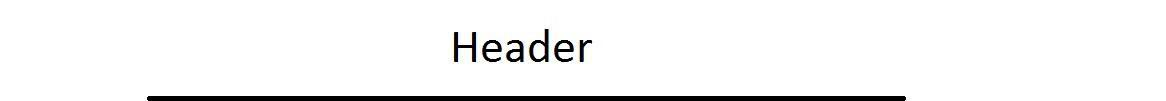
#> input picture test/out/segments/testimg_0_h.jpg, 1166 x 101 px; its folder holds only this picture in this run
$ python crass_utest.py --input test/out/segments/testimg_0_h.jpg   (older library calls are emulated)
#> lines starting #> are read from the running program, lines starting #| are printed output that depends on the picture; after the words box and inside, x2 and y2 are one past the last pixel; in counts of white or black regions, pixels touching at a corner belong together
### crass.py
#!/usr/bin/env python
###################### INFORMATION ##############################
#          crass-Addin to crop and splice segments of an image
#          optional preprocess: deskew
#Program:  **crass**
#Info:     **Python 2.7**
#Author:   **Jan Kamlah**
#Date:     **13.06.2017**
####################### IMPORT ##################################
import argparse
import copy
import glob
import logging
import multiprocessing
import os
import warnings

import numpy as np
import scipy.misc as misc
import skimage as ski
import skimage.color as color
import skimage.filters.thresholding as th
import skimage.morphology as morph
import skimage.transform as transform
from scipy.ndimage import measurements
from skimage.io import imread, imsave


####################### CMD-PARSER-SETTINGS ########################
def get_parser():
    parser = argparse.ArgumentParser(description="Crop And Splice Segments (CRASS) of an image based on black (separator-)lines")
    parser.add_argument("--input", type=str, default="",
                        help='Input file or folder')

    parser.add_argument("--extension", type=str, choices=["bmp","jpg","png","tif"], default="jpg", help='Extension of the files, default: %(default)s')

    parser.add_argument('-A', '--addstartheightab', type=float, default=0.01, choices=np.arange(-1.0, 1.0), help='Add some pixel for the clipping mask of segments a&b (startheight), default: %(default)s')
    parser.add_argument('-a', '--addstopheightab', type=float, default=0.011, choices=np.arange(-1.0, 1.0),help='Add some pixel for the clipping mask of segments a&b (stopheight), default: %(default)s')
    parser.add_argument('-C', '--addstartheightc', type=float, default=-0.005, choices=np.arange(-1.0, 1.0),help='Add some pixel for the clipping mask of segment c (startheight), default: %(default)s')
    parser.add_argument('-c', '--addstopheightc', type=float, default=0.0, choices=np.arange(-1.0, 1.0),help='Add some pixel for the clipping mask of segment c (stopheight), default: %(default)s')
    parser.add_argument('--bgcolor', type=int, default=1,help='Backgroundcolor of the splice image (for "uint8": 0=black,...255=white): %(default)s')
    parser.add_argument('--crop', action="store_false", help='cropping paper into segments')
    parser.add_argument("--croptypes", type=str, nargs='+', choices=['a', 'b', 'c', 'f', 'h'],
                        default=['a', 'b', 'c', 'f', 'h'],
                        help='Types to be cropped out, default: %(default)s')
    parser.add_argument('--cutwhite', action="store_true",
                        help='Cut a white area on the left side of the image')
    parser.add_argument('--deskew', action="store_false", help='preprocessing: deskewing the paper')
    parser.add_argument('--deskewlinesize', type=float, default=0.8, choices=np.arange(0.1, 1.0),
                        help='Percantage of the horizontal line to compute the deskewangle: %(default)s')
    parser.add_argument('--deskewonly', action="store_true",
                        help='Only deskew the image')
    parser.add_argument('--tablesplit', action="store_true",
                        help='Split a table with coordinates')
    parser.add_argument('--tablesplice', action="store_true",
                        help='Split a table with coordinates and merge among themselve')
    parser.add_argument("--tablewidth", type=int, default=2700,
                        help='Tablesplit/splice parameter, size of the table in pixel.')
    parser.add_argument("--tablemaxdiff", type=int, default=200,
                        help='Tablesplit/splice parameter, max range from tablestart to the right.')
    parser.add_argument("--tablecolumns", type=int, default=3,
                        help='Tablesplit/splice parameter, number of columns.')
    parser.add_argument("--tableoffset", type=int, default=10,
                        help='Tablesplit/splice parameter, offset of the spliced parts.')
    parser.add_argument("--binary_dilation", type=int, choices=[0, 1, 2, 3], default=0,
                        help='Dilate x-times the binarized areas.')
    parser.add_argument("--horlinepos", type=int, choices=[0, 1, 2, 3], default=0,
                        help='Position of the horizontal line(0:top, 1:right,2:bottom,3:left), default: %(default)s')
    parser.add_argument("--horlinetype", type=int, choices=[0, 1], default=0,
                        help='Type of the horizontal line (0:header, 1:footer), default: %(default)s')
    parser.add_argument("--imgmask", type=float, nargs=4, default=[0.0,1.0,0.0,1.0], help='Set a mask that only a specific part of the image will be computed, arguments =  Heightstart, Heightend, Widthstart, Widthend')
    parser.add_argument('--minwidthmask', type=float, default=0.06, choices=np.arange(0, 0.5),
                        help='min widthdistance of all masks, default: %(default)s')
    parser.add_argument('--minwidthhor', type=float, default=0.3, choices=np.arange(0, 1.0), help='minwidth of the horizontal lines, default: %(default)s')
    parser.add_argument('--maxwidthhor', type=float, default=0.95,choices=np.arange(-1.0, 1.0), help='maxwidth of the horizontal lines, default: %(default)s')
    parser.add_argument('--minheighthor', type=float, default=0.00, choices=np.arange(0, 1.0), help='minheight of the horizontal lines, default: %(default)s')
    parser.add_argument('--maxheighthor', type=float, default=0.95, choices=np.arange(0, 1.0), help='maxheight of the horizontal lines, default: %(default)s')
    parser.add_argument('--minheighthormask', type=float, default=0.04, choices=np.arange(0, 1.0), help='minheight of the horizontal lines mask (search area), default: %(default)s')
    parser.add_argument('--maxheighthormask', type=float, default=0.95, choices=np.arange(0, 1.0), help='maxheight of the horizontal lines mask (search area), default: %(default)s')
    parser.add_argument('--minheightver', type=float, default=0.0375, choices=np.arange(0, 1.0), help='minheight of the vertical lines, default: %(default)s')  # Value of 0.035 is tested (before 0.05)
    parser.add_argument('--maxheightver', type=float, default=0.95, choices=np.arange(0, 1.0), help='maxheightof the vertical lines, default: %(default)s')
    parser.add_argument('--minwidthver', type=float, default=0.00, choices=np.arange(0, 1.0), help='minwidth of the vertical lines, default: %(default)s')
    parser.add_argument('--maxwidthver', type=float, default=0.022, choices=np.arange(0, 1.0), help='maxwidth of the vertical lines, default: %(default)s')
    parser.add_argument('--minwidthvermask', type=float, default=0.35, choices=np.arange(0, 1.0), help='minwidth of the vertical lines mask (search area), default: %(default)s')
    parser.add_argument('--maxwidthvermask', type=float, default=0.75, choices=np.arange(0, 1.0), help='maxwidth of the vertical lines mask (search area), default: %(default)s')
    parser.add_argument('--maxgradientver', type=float, default=0.05, choices=np.arange(0, 1.0), help='max gradient of the vertical lines: %(default)s')
    # 0.016
    parser.add_argument('--minsizeblank', type=float, default=0.015, choices=np.arange(0, 1.0), help='min size of the blank area between to vertical lines, default: %(default)s')
    parser.add_argument('--minsizeblankobolustop', type=float, default=0.014, choices=np.arange(0, 1.0),help='min size of the blank area between to vertical lines, default: %(default)s')
    parser.add_argument('--nomnumber', type=int, default=4,help='Sets the quantity of numbers in the nomenclature (for "4": 000x_imagename): %(default)s')
    parser.add_argument('--parallel', type=int, default=1, help="number of CPUs to use, default: %(default)s")
    parser.add_argument('--ramp', default=None, help='activates the function whiteout')
    parser.add_argument('--adaptingmasksoff', action="store_true", help='deactivates adapting maskalgorithm')
    parser.add_argument('--showmasks', action="store_false", help='output an image with colored masks')
    parser.add_argument('--specialnomoff', action="store_false", help='Disable the special nomenclature for the AKF-Project!')
    parser.add_argument('--splice', action="store_false", help='splice the cropped segments')
    parser.add_argument("--splicetypes", type=str, nargs='+', choices=['a', 'b', 'c', 'f', 'h'],
                        default=['a', 'b', 'c'],
                        help='Segmenttypes to be spliced, default: %(default)s')
    parser.add_argument("--splicemaintype", type=str, choices=['a', 'b', 'c', 'f', 'h'], default='c',
                        help='Segmenttype that indicates a new splice process, default: %(default)s')

    parser.add_argument('--splicemaintypestop', action="store_true",
                        help='The maintype of splicetyps will be placed on the end')
    parser.add_argument('--threshwindow', type=int, default=31, help='Size of the window (binarization): %(default)s')
    parser.add_argument('--threshweight', type=float, default=0.2, choices=np.arange(0, 1.0), help='Weight the effect of the standard deviation (binarization): %(default)s')
    parser.add_argument('--woblankstop', action="store_true",
                        help='Deactivates the whiteout of the blank parts for the a & b parts, this will lead to less memory usage.')
    parser.add_argument('-q', '--quiet', action='store_true', help='be less verbose, default: %(default)s')

    args = parser.parse_args()
    return args

####################### LOGGER-FILE-SETTINGS ########################
logging.basicConfig(filename=os.path.dirname(get_parser().input) + os.path.normcase('//Logfile_crass.log'), level=logging.DEBUG,
                    format='%(asctime)s %(message)s',
                    datefmt='%m/%d/%Y %I:%M:%S %p')

####################### CLASSES & METHODS ###########################
class Clippingmask():
    # [7 lines left out: function __init__, not called in this run]

class ImageParam():
    def __init__(self, image, input):
        if len(image.shape) > 2:
            self.height, self.width, self.rgb = image.shape
        else:
            self.height, self.width = image.shape
        self.path = os.path.dirname(input)
        self.pathout = os.path.normpath(os.path.dirname(input)+"/out/")
        self.deskewpath = None
        self.name = os.path.splitext(os.path.basename(input))[0]

class Linecoords():
    def __init__(self, binary, value ,object):
        self.height_start = object[0].start
        self.height_stop = object[0].stop
        self.width_start = object[1].start
        self.width_stop = object[1].stop
        self.middle = None
        self.object = object
        self.object_value = value
        self.object_matrix = copy.deepcopy(binary[object])
        self.segmenttype = None

class SpliceParam():
    # [4 lines left out: function __init__, not called in this run]

####################### FUNCTIONS ##################################
def create_dir(newdir):
    if not os.path.isdir(newdir):
        try:
            os.mkdir(newdir)
            print(newdir)
        except IOError:
            print("cannot create %s directoy" % newdir)

# [147 lines left out: function crop, not called in this run]

def cropping(input):
    # Main cropping function that deskew, analyse and crops the image
    # read image
    print input
    args = get_parser()
    try:
        image = imread("%s" % input)
        image_param = ImageParam(image, input)
        if args.imgmask != [0.0, 1.0, 0.0, 1.0]:
            image = image[int(args.imgmask[0]*image_param.height):int(args.imgmask[1]*image_param.height),
                    int(args.imgmask[2]*image_param.width):int(args.imgmask[3]*image_param.width)]
            image_param = ImageParam(image, input)
    except IOError:
        print("cannot open %s" % input)
        logging.warning("cannot open %s" % input)
        return 1
    create_dir(image_param.pathout)
    ####################### DESKEW ####################################
    if args.cutwhite:
        if not args.quiet: print "start cutwhite"
        cut_white(args, image, image_param)
        return
    # Deskew the loaded image
    if args.deskew == True:
        if not args.quiet: print "start deskew"
        deskew(args, image, image_param)
        try:
            image = imread("%s" % (image_param.deskewpath))
            image_param = ImageParam(image, input)
        except IOError:
            print("cannot open %s" % input)
            logging.warning("cannot open %s" % input)
            return
    if args.deskewonly:
        print "Only Deskew mode finished!"
        return 0
    ####################### SIMPLE TABLE SPLIT AND SPLICE #######################
    if args.tablesplit or args.tablesplice:
        if not args.quiet: print "start table split and splice"
        table_split_and_splice(args, image, image_param)
        return
    ####################### ANALYSE - LINECOORDS #######################
    if not args.quiet: print "start linecoord-analyse"
    clippingmask = Clippingmask(image)
    border, labels, list_linecoords, topline_width_stop = linecoords_analyse(args, image, image_param, clippingmask)
    ####################### CROP #######################################
    if args.crop == True:
        if not args.quiet: print "start crop"
        crop(args, image, image_param, labels, list_linecoords, clippingmask)
    return 0

# [9 lines left out: function cut_white, not called in this run]

def deskew(args,image, image_param):
    # Deskew the given image based on the horizontal line
    # Calculate the angle of the points between 20% and 80% of the line
    uintimage = get_uintimg(image)
    binary = get_binary(args, uintimage)
    for x in range(0,args.binary_dilation):
        binary = ski.morphology.binary_dilation(binary,selem=np.ones((3, 3)))
    labels, numl = measurements.label(binary)
    objects = measurements.find_objects(labels)
    deskew_path = None
    for i, b in enumerate(objects):
        linecoords = Linecoords(image, i, b)
        # The line has to be bigger than minwidth, smaller than maxwidth, stay in the top (30%) of the img,
        # only one obj allowed and the line isn't allowed to start contact the topborder of the image
        if int(args.minwidthhor * image_param.width) < get_width(b) < int(args.maxwidthhor * image_param.width) \
                and int(image_param.height * args.minheighthor) < get_height(b) < int(image_param.height * args.maxheighthor) \
                and int(image_param.height * args.minheighthormask) < (linecoords.height_start+linecoords.height_stop)/2 < int(image_param.height * args.maxheighthormask) \
                and linecoords.height_start != 0:

            pixelwidth = set_pixelground(binary[b].shape[1])
            #arr = np.arange(1, pixelwidth(args.deskewlinesize) + 1)
            mean_y = []
            #Calculate the mean value for every y-array
            old_start = None
            for idx in range(pixelwidth(args.deskewlinesize)):
                value_y = measurements.find_objects(labels[b][:, idx + pixelwidth((1.0-args.deskewlinesize)/2)] == i + 1)[0]
                if old_start is None:
                    old_start = value_y[0].start
                #mean_y.append((value_y[0].stop + value_y[0].start) / 2)
                if abs(value_y[0].start-old_start) < 5:
                    mean_y.append(value_y[0].start)
                    old_start = value_y[0].start
            #stuff = range(1, len(mean_y) - 1)
            polyfit_value = np.polyfit(range(0,len(mean_y)), mean_y, 1)
            deskewangle = np.arctan(polyfit_value[0]) * (360 / (2 * np.pi))
            args.ramp = True
            deskew_image = transform.rotate(image, deskewangle, mode="edge")
            create_dir(image_param.pathout+os.path.normcase("/deskew/"))
            deskew_path = "%s_deskew.%s" % (image_param.pathout+os.path.normcase("/deskew/")+image_param.name, args.extension)
            deskewinfo = open(image_param.pathout+os.path.normcase("/deskew/")+image_param.name + "_deskewangle.txt", "w")
            deskewinfo.write("Deskewangle:\t%f" % deskewangle)
            deskewinfo.close()
            image_param.deskewpath = deskew_path
            with warnings.catch_warnings():
                #Transform rotate convert the img to float and save convert it back
                warnings.simplefilter("ignore")
                misc.imsave(deskew_path, deskew_image)
            break
    return deskew_path

# [62 lines left out: function table_split_and_splice, not called in this run]

def get_binary(args, image):
    thresh = th.threshold_sauvola(image, args.threshwindow, args.threshweight)
    binary = image > thresh
    binary = 1 - binary  # inverse binary
    binary = np.rot90(binary, args.horlinepos)
    return binary

def get_inputfiles(args):
    input = args.input
    if not os.path.isfile(input):
        os.chdir(input)
        inputfiles = []
        for input in sorted(glob.glob("*.%s" % (args.extension))):
            inputfiles.append(os.getcwd() + os.path.normcase("/") + input)
    else:
        inputfiles = []
        inputfiles.append(input)
    return inputfiles

def get_height(s):
    return s[0].stop-s[0].start

def get_linecoords(s):
    return [[s[0].start,s[0].stop],[s[1].start,s[1].stop]]

# [8 lines left out: function get_mindist, not called in this run]

def get_uintimg(image):
    if len(image.shape) > 2:
        uintimage = color.rgb2gray(copy.deepcopy(image))
    else:
        uintimage = copy.deepcopy(image)
    if uintimage.dtype == "float64":
        with warnings.catch_warnings():
            # Transform rotate convert the img to float and save convert it back
            warnings.simplefilter("ignore")
            uintimage = ski.img_as_uint(uintimage, force_copy=True)
    return uintimage

def get_width(s):
    return s[1].stop-s[1].start

# [217 lines left out: functions linecoords_analyse, set_colored_mask, set_pixelground, splice, whiteout_ramp, whiteout_blank, not called in this run]

####################### MAIN-FUNCTIONS ############################################
def crass():
    args = get_parser()
    args.input = os.path.abspath(args.input)
    # Read inputfiles
    inputfiles = get_inputfiles(args)
    ####################### CRASS #######################################
    ####################### CROP  #######################################
    # Start crass with serialprocessing
    if args.parallel < 2:
        for input in inputfiles:
            cropping(input)
    # Start crass with multiprocessing
    else:
        pool = multiprocessing.Pool(processes=args.parallel)
        # chunksize = 1 every multiprocess gets exact the next free image (sorted order)
        pool.map(cropping, inputfiles,chunksize=1)
    ####################### SPLICE #######################################
    if not args.splice == True:
        if not args.splicemaintype in args.splicetypes:
                print("%s is not part of the pattern %s" % (args.splicemaintype,args.splicetypes))
                logging.warning("Input error by user!")
        else:
            if not args.quiet: print "start splice"
            path = args.input + os.path.normcase("/out/")
            if not os.path.isdir(args.input):
                path = os.path.dirname(args.input)+os.path.normcase("/out/")
            splice(args, os.path.normpath(path))

####################### MAIN ############################################
# [2 lines that do not run on import are left out]

### crass_utest.py
from crass import crass
from pyannotate_runtime import collect_types

if __name__ == '__main__':
    collect_types.init_types_collection()
#> (this line was passed over: pyannotate_runtime is not available in this run)
    collect_types.resume()
#> (this line was passed over: pyannotate_runtime is not available in this run)
    crass()
#> in cropping, image is the input picture: shape (101, 1166, 3); mean R, G, B 244, 244, 243.9
#> in get_binary, `thresh = th.threshold_sauvola(image, args.threshwindow, args.threshwei..`:
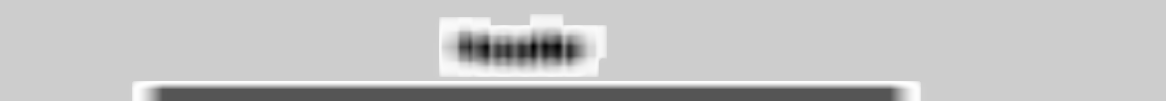
#> thresh: shape (101, 1166) float64; min 40820, max 55236.1, mean 51828.8; drawn with min black and max white
#> in get_binary, `binary = image > thresh`: binary: shape (101, 1166) bool; 95.6% white; 7 black regions, largest, box (x1, y1, x2, y2) and area: (147, 96, 906, 101) 3791, (529, 29, 549, 62) 290, (454, 32, 476, 62) 282
#> in get_binary, `binary = 1 - binary`:
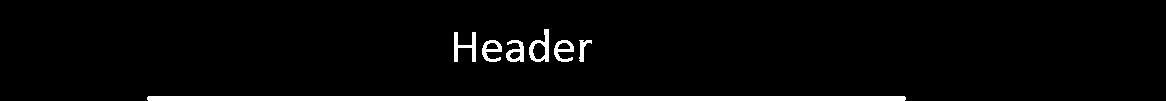
#> binary: shape (101, 1166) int64; values 0 (black) and 1 (white), 4.4% white; 7 white regions, largest, box (x1, y1, x2, y2) and area: (147, 96, 906, 101) 3791, (529, 29, 549, 62) 290, (454, 32, 476, 62) 282
#> in deskew, `labels, numl = measurements.label(binary)`:
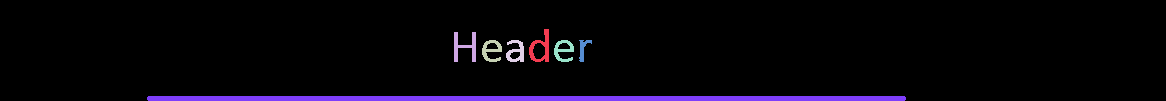
#> labels: shape (101, 1166) int32; 8 distinct labels, from 0 to 7; one colour per label, 0 black
#> in deskew, `labels, numl = measurements.label(binary)`: numl = 7
#> in deskew, `objects = measurements.find_objects(labels)`: objects = 7 items
#> the loop in deskew, `for i, b in enumerate(objects):` made 7 passes
#> pass 1, in __init__, `self.object_matrix = copy.deepcopy(binary[object])`:
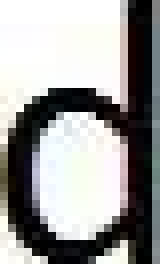
#> self.object_matrix: shape (33, 20, 3) (shown 8 times larger); mean R, G, B 155.5, 155.1, 154
#> pass 2, in __init__ (call 2), `self.object_matrix = copy.deepcopy(binary[object])`:
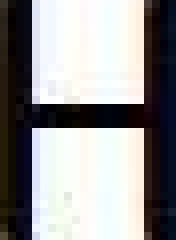
#> self.object_matrix: shape (30, 22, 3) (shown 8 times larger); mean R, G, B 149, 147.9, 148.4
#> pass 3, in __init__ (call 3), `self.object_matrix = copy.deepcopy(binary[object])`:
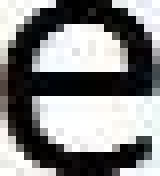
#> self.object_matrix: shape (22, 20, 3) (shown 8 times larger); mean R, G, B 133.2, 133.5, 133.1
    collect_types.pause()
#> (this line was passed over: pyannotate_runtime is not available in this run)
collect_types.dump_stats('C:/Users/jkamlah/Desktop/ShareVB/test/type_info.json')
#> (this line was passed over: pyannotate_runtime is not available in this run)

$ run again, on test/out/segments/testimg_2_b.jpg
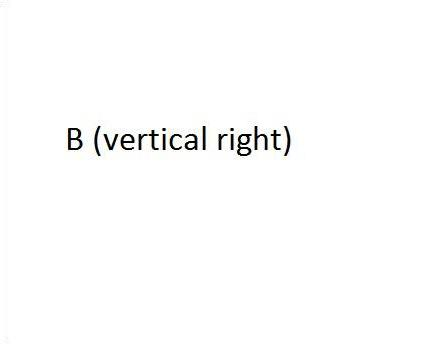
#> input picture test/out/segments/testimg_2_b.jpg, 439 x 351 px
#> in cropping, image is the input picture: shape (351, 439, 3); mean R, G, B 252.5, 252.5, 252.4
#> in get_binary, `binary = image > thresh`:
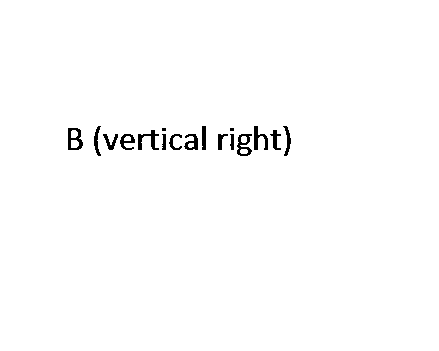
#> binary: shape (351, 439) bool; 98.9% white; 17 black regions (2 under 20 px), largest, box (x1, y1, x2, y2) and area: (68, 128, 83, 150) 182, (138, 130, 159, 150) 174, (237, 134, 252, 156) 169
#> in deskew, `labels, numl = measurements.label(binary)`:
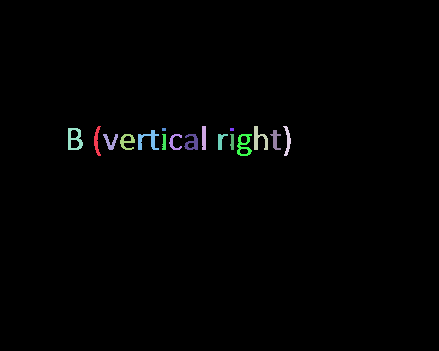
#> labels: shape (351, 439) int32; 18 distinct labels, from 0 to 17; one colour per label, 0 black
#> numl = 17
#> objects = 17 items
#> the loop in deskew, `for i, b in enumerate(objects):` made 17 passes
